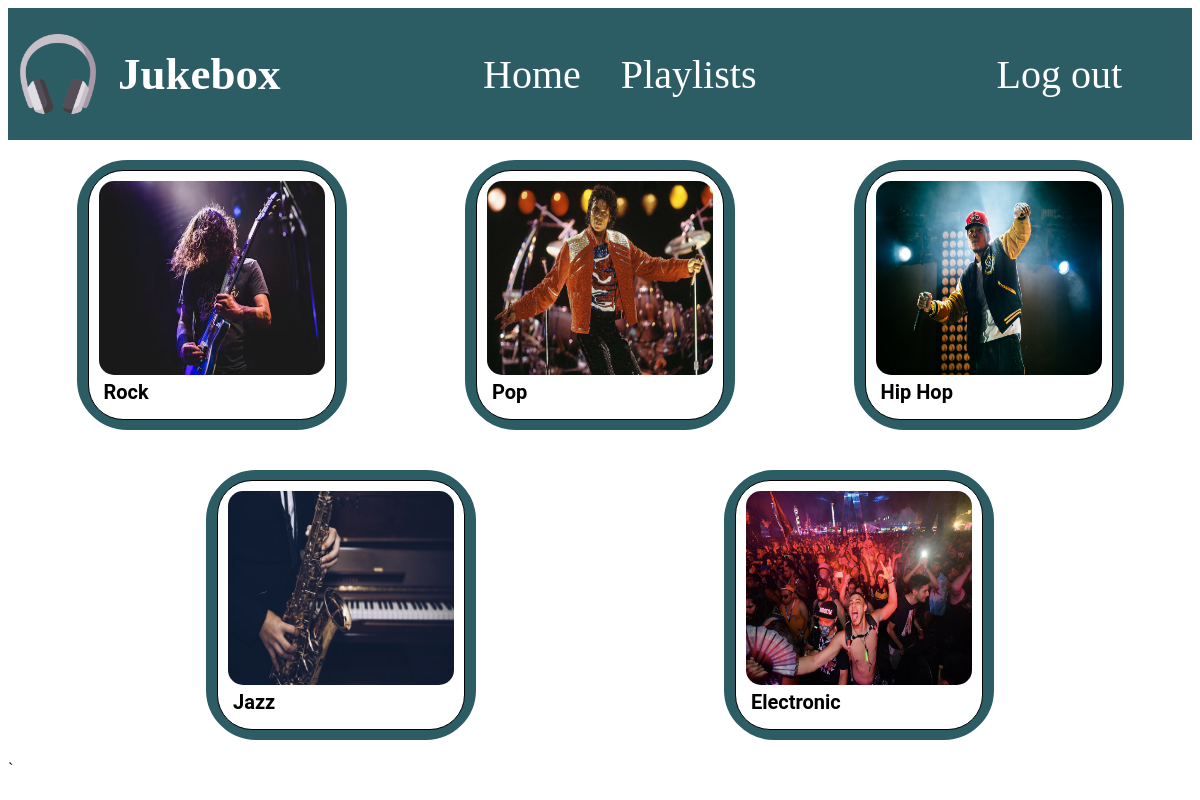
The app's page /app/ with its own data.
### app/models.py (models this page shows, shortened)
class Genre(models.Model):
    name = models.CharField(max_length=255)
    image = models.ImageField(null=True, blank=True)  # Add image field

### app/views.py (the view)
# urls.py: path('', views.Home, name='Home'),
def Home(request):
    Genres = Genre.objects.all()
    return render(request, 'app/genre.html', {'Genres': Genres})

### app/templates/app/genre.html (shortened to what this page needs)
{% extends 'app/home.html' %}
{% block content %}
<div class="genre_parent_container">
{% for genre in Genres%}
<div class="genre_container">
    <div class="genre_box">
        <img class="genre_image" src="{{ genre.image.url }}" alt="{{ genre.name }}">
        <p><a class="genre_name" href="{% url 'genre_detail' genre.id %}">{{ genre.name }}</a></p>
    </div>
</div>
{% endfor %}
</div>`
{% endblock %}

### app/templates/app/home.html (shortened to what this page needs)
{% load static %}
<!DOCTYPE html>
<html lang="en">
<head>
        <link rel="stylesheet" href="{% static '/css/home.css' %}">
</head>
<body>
<header>
    <img src="{% static '/images/logo.png' %}" alt="Jukebox">
    <h1 class="Jukebox">Jukebox</h1>
    <nav>
        <ul>
            <li><a href="{% url 'Home' %}">Home</a></li>
            <li><a href="#">Playlists</a></li>
            <li><a href="sign_out" class="logout">Log out</a></li>
        </ul>
    </nav>
</header>
<main>
    {% block content %}
    {% endblock %}
</main>
</body>
</html>

### static/css/home.css (style rules this page uses)
header { display: flex; background-color: #2c5c64; color: white; padding: 10px; align-items: center; }
.Jukebox { font-size: 45px; margin-left: 20px; }
img { width: 80px; height: 80px; }
nav { margin-left: auto; margin-right: 20px; }
ul { display: flex; list-style-type: none; justify-self: center; align-self: center; }
a { text-decoration: none; color: white; font-size:40px; margin-right: 40px; }
a.logout { margin-left: 200px; }
.genre_parent_container { display: flex; flex-direction: row; flex-wrap: wrap; justify-content: space-evenly; }
.genre_container { display: flex; border: 10px solid #2c5c64; border-radius: 50px; background-color: #2c5c64; margin:20px 50px 20px 50px; width: 250px; height: 250px; }
.genre_box { display: block; border: 1px solid black; border-radius: 35px; width: 100%; margin: 0 1px 0 1px; padding: 10px; background-color: white; }
.genre_image { border-radius: 15px; width: 100%; height: 85%; margin:auto; margin-bottom: -15px; }
.genre_name { color:black; font-size: 20px; margin-left: 5px; font-family: 'Roboto', sans-serif; font-weight: bold; }

### records on screen
Genre: image (picture), name "Rock"
Genre: image (picture), name "Pop"
Genre: image (picture), name "Hip Hop"
Genre: image (picture), name "Jazz"
Genre: image (picture), name "Electronic"
